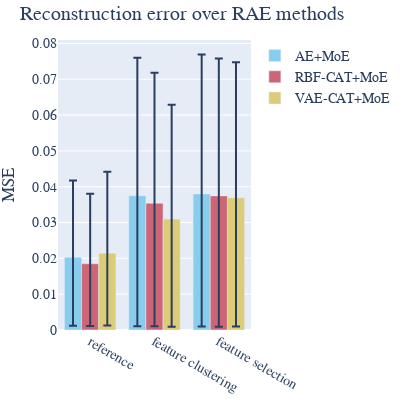

The cell this chart's notebook holds for it:
### Code cell
title = "Reconstruction error comparison between the three RAE with the three best performing models"
width = 400
height = 400
fig = go.Figure()
swatches = ex.colors.qualitative.Safe

def get_y(x, i, j):
    return [
        ref_results[x][i][j],
        transfer_results[x][i][j],
        reduc_results[x][i][j],
    ]

x = t_keys2[0]
n = 3
labels = ["ref", "FE/FC", "FS"]
show_legend = True
for j in range(3):
    if j > 0: show_legend = False
    fig.add_trace(go.Bar(name=models[j], x=labels, y=get_y(x,j,0),
                            marker_color=swatches[j],
                            error_y=dict(type="data", array=get_y(x,j,2), arrayminus=get_y(x,j,1))))

fig.update_layout(
    title_text=title,
    width = width, height=height, 
    font_family="Serif", font_size=14, 
    margin_l=5, margin_t=40, margin_b=5, margin_r=5)

fig.update_yaxes(
    title_text="MSE"
)

### Figure 1 — Plotly figure (JSON) as saved in the notebook; plotly's stock layout.template omitted (floating-point values rounded to 4 significant figures)
{"data": [{"error_y": {"array": [0.02148, 0.03851, 0.03895], "arrayminus": [0.01906, 0.03647, 0.03695], "type": "data"}, "marker": {"color": "rgb(136, 204, 238)"}, "name": "AE+MoE", "type": "bar", "x": ["reference", "feature clustering", "feature selection"], "y": [0.02027, 0.03749, 0.03795]}, {"error_y": {"array": [0.01957, 0.0364, 0.03836], "arrayminus": [0.0174, 0.03436, 0.0365], "type": "data"}, "marker": {"color": "rgb(204, 102, 119)"}, "name": "RBF-CAT+MoE", "type": "bar", "x": ["reference", "feature clustering", "feature selection"], "y": [0.01849, 0.03538, 0.03743]}, {"error_y": {"array": [0.02272, 0.03189, 0.03787], "arrayminus": [0.02017, 0.03002, 0.03593], "type": "data"}, "marker": {"color": "rgb(221, 204, 119)"}, "name": "VAE-CAT+MoE", "type": "bar", "x": ["reference", "feature clustering", "feature selection"], "y": [0.02144, 0.03095, 0.0369]}], "layout": {"font": {"family": "Serif", "size": 14}, "height": 400, "margin": {"b": 5, "l": 5, "r": 5, "t": 40}, "title": {"text": "Reconstruction error over RAE methods"}, "width": 400, "yaxis": {"title": {"text": "MSE"}}}}
